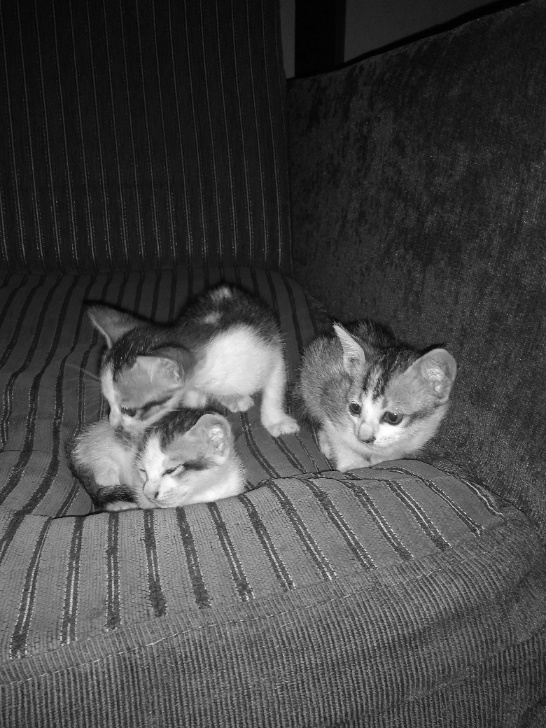
#> input picture anak kucing grey.jpg, 546 x 728 px
$ jupyter execute --allow-errors 'Histogram CLAHE.ipynb'
#> lines starting #> are read from the running program, lines starting #| are printed output that depends on the picture
# HISTOGRAM

## Contrast Limited Adaptive Histogram Equalization (CLAHE)

### Adaptif Histogram Equalisation (AHE) biasa cenderung memperbesar kontras di wilayah gambar yang hampir konstan, karena histogram di wilayah tersebut sangat terkonsentrasi. Akibatnya, AHE dapat menyebabkan noise diperkuat di daerah yang hampir konstan.

### Contrast Limited AHE (CLAHE) merupakan varian dari ekualisasi histogram adaptif dimana amplifikasi kontras dibatasi, sehingga dapat mengurangi masalah noise ini.

### Histogram asli setiap blok dipotong dari atas jika melebihi puncak yang telah ditentukan (batas klip). Porsi histogram yang berada di atas batas klip didistribusikan secara seragam di seluruh rentang piksel histogram:

### clahe = cv2.createCLAHE(clip_limit, block_size)
- Clip_limit: menginformasikan fungsi berapa banyak puncak histogram yang harus dipotong. Jika nilainya 1, maka tidak ada pemotongan yang dilakukan. Biasanya, dijaga pada 2 atau 3. Semakin tinggi batas klip, semakin diperkuat kontras lokalnya.
- block_size:  ukuran blok yang ingin Anda bagi gambarnya.

Setelah objek clahe dibuat, maka bisa digunakan perintah di bawah ini untuk memanggilnya.
### img_out = clahe.apply(img_in)
- img_out: gambar yang di hasilkan
- img_in: gambar masukkan

[cell 1]
import cv2
import matplotlib.pyplot as plt
import numpy as np

gambar=cv2.imread('anak kucing grey.jpg',0)
#> gambar is the input picture: shape (728, 546); min 0, max 255, mean 69.7
# gambar_bgr = cv2.cvtColor(gambar,cv2.COLOR_GRAY2RGB)

gambar_ekual = cv2.equalizeHist(gambar)
# rgb_ekualisasi = cv2.cvtColor(gambar_ekual,cv2.COLOR_GRAY2RGB);

gambar_hori=np.concatenate((gambar, gambar_ekual),axis=1)
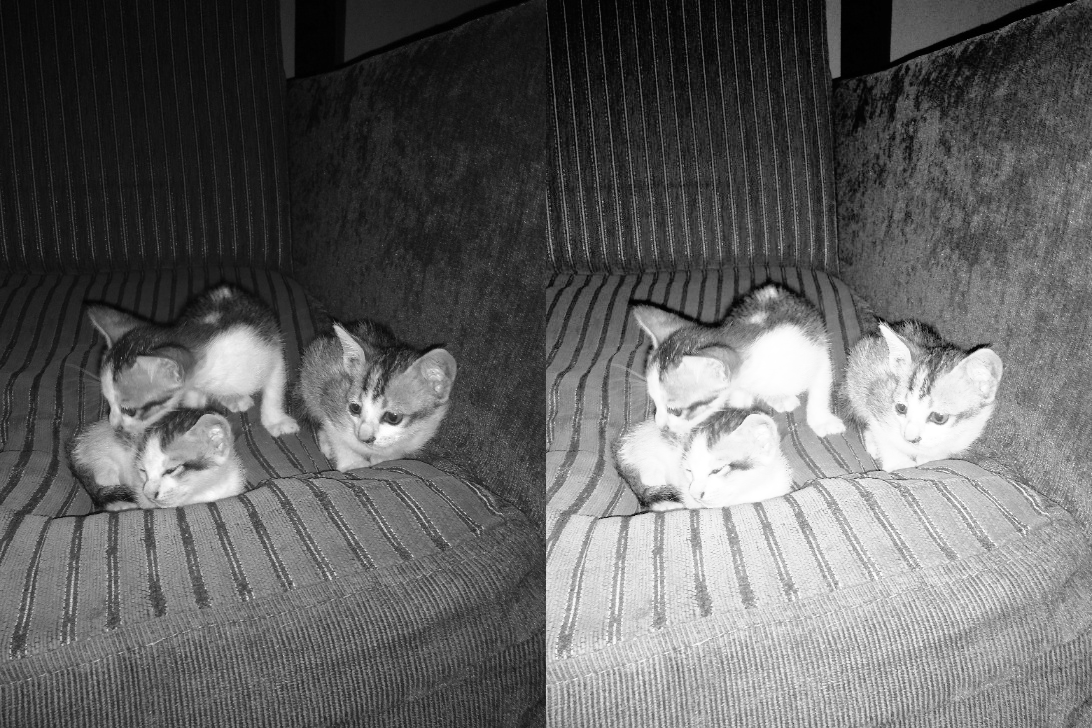
#> gambar_hori: shape (728, 1092); min 0, max 255, mean 99.1


cv2.imshow('Perbandingan Gambar Asli dan Gambar Ekualisasi',gambar_hori)

#cv2.imshow('concatenated_Verti',img_concate_Verti)
cv2.waitKey(0)
cv2.destroyAllWindows()

[cell 2]
hist1 = cv2.calcHist([gambar],[0],None,[256],[0,256])
#> hist1 = 256 values, max 7170 at index 21, min 17 at index 254, mean 1552.7
hist2 = cv2.calcHist([gambar_ekual],[0],None,[256],[0,256])
#> hist2 = 256 values, max 7170 at index 43, min 0 at index 7, mean 1552.7


plt.subplot(221), plt.plot(hist1)
plt.title('Histogram Gambar Asli')
plt.show()
#> figure, not shown here; curve peaks at x = 21, y = 7170
plt.subplot(222), plt.plot(hist2)
plt.title('Histogram Gambar Equalisasi')
plt.show()
#> figure, not shown here; curve peaks at x = 43, y = 7170

[cell 3]
clahe=cv2.createCLAHE(clipLimit=3.0, tileGridSize=(6,6))
gambar_clahe=clahe.apply(gambar)
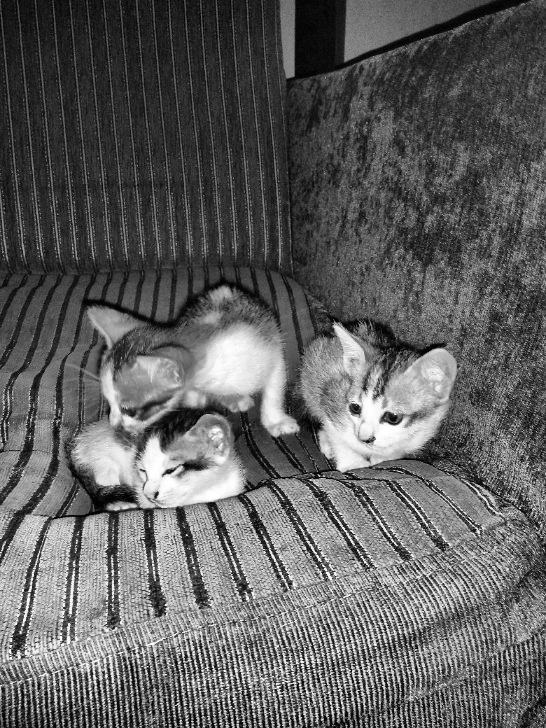
#> gambar_clahe: shape (728, 546); min 1, max 255, mean 95.6

[cell 4]
cv2.imshow('Gambar Clahe', gambar_clahe)
cv2.waitKey()
cv2.destroyAllWindows()

#> (a cell that did not finish here is left out)

[cell 6]
gambar_horz=np.concatenate((gambar,gambar_ekual,gambar_clahe),axis=1)
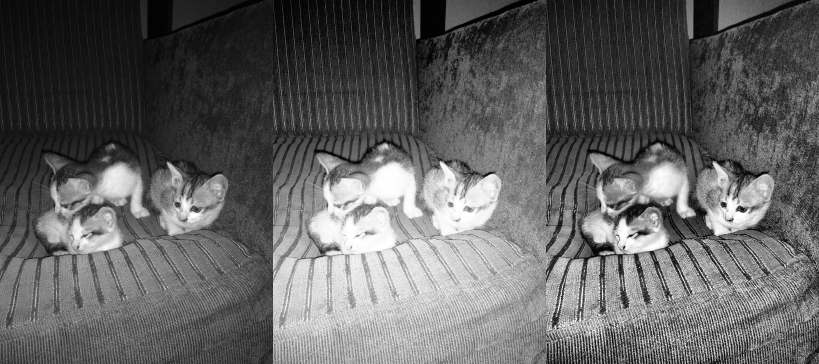
#> gambar_horz: shape (728, 1638) (shown at 1/2 size); min 0, max 255, mean 97.9
cv2.imshow('Perbandingan gambar asli, gambar Equalisasi dan gambar CLAHE', gambar_horz)
cv2.waitKey()
cv2.destroyAllWindows()

## Historam CLAHE pada Gambar Berwarna

[cell 7]
gambar = cv2.imread('anak kucing.jpg')
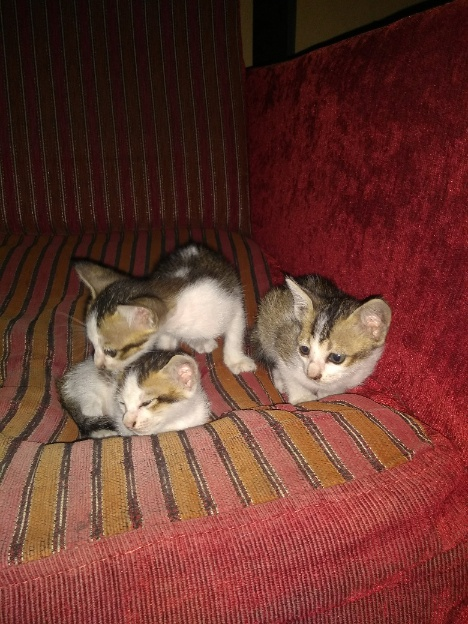
#> input picture Anak Kucing.jpg, 468 x 624 px, found by its file name
#> gambar is the input picture: shape (624, 468, 3); mean B, G, R 47.7, 56.1, 105
# gambar_asli = cv2.cvtColor(gambar,cv2.COLOR_BGR2RGB)
# plt.imshow(gambar_asli)


pisah_gambar=cv2.split(gambar)
warna=('b','g','r')

# lakukan perlukangan untuk setiap warna r,g dan b untuk histogram
for i, color in zip(pisah_gambar,warna):
    histr1=cv2.calcHist([i],[0],None,[256],[0,256])
    plt.plot(histr1,color=color)
    plt.xlim([0,256])
#> this loop made 3 passes
#> color on passes 1 to 3: 'b', 'g', 'r'
plt.title('Histogram Gambar Asli')
plt.show()
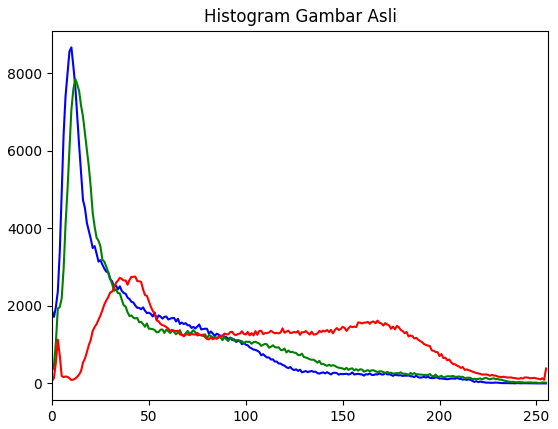
#> figure drawn by matplotlib, 1 panel; curve peaks at x = 10, y = 8662; curve peaks at x = 12, y = 7850; curve peaks at x = 43, y = 2754

cv2.imshow('Gambar Asli',gambar)
cv2.waitKey()
cv2.destroyAllWindows()

[cell 8]
pisah_gambar=cv2.split(gambar)
warna=('b','g','r')
gambar_channel=[]
for i, color in zip(pisah_gambar,warna):
    gambar_channel.append(cv2.equalizeHist(i))
    gambar_equalisasi=cv2.merge(gambar_channel)
#> this loop made 3 passes
#> pass 1, `gambar_equalisasi=cv2.merge(gambar_channel)`:
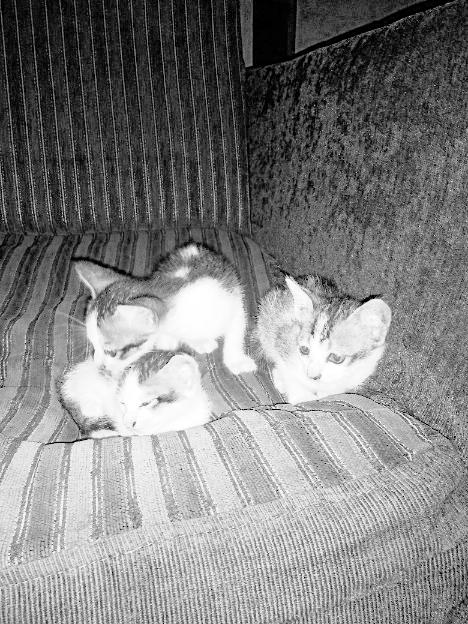
#> gambar_equalisasi: shape (624, 468); min 0, max 255, mean 128.2
#> pass 3, `gambar_equalisasi=cv2.merge(gambar_channel)`:
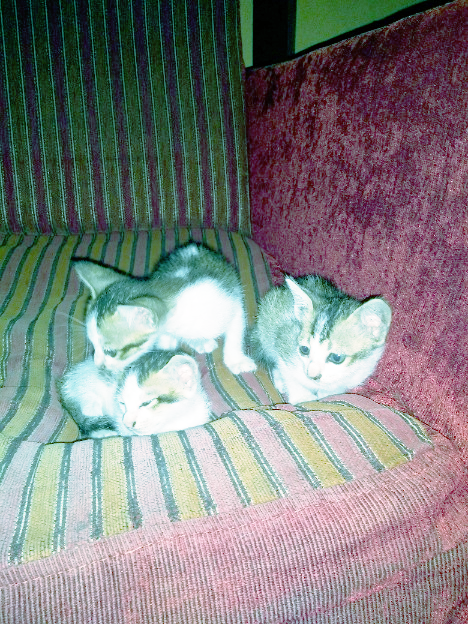
#> gambar_equalisasi: shape (624, 468, 3); mean of channels 0, 1, 2 128.2, 128.8, 128.2; drawn as B, G, R
#> after the loop, gambar_channel = 3 items

# tampilkan gambar secara horizontal

cv2.imshow('Gambar Equalisasi',gambar_equalisasi)
cv2.waitKey()
cv2.destroyAllWindows()

[cell 9]
rgb_equalisasi=cv2.cvtColor(gambar_equalisasi,cv2.COLOR_BGR2RGB)
pisah_gambar=cv2.split(rgb_equalisasi)

# lakukan perlukangan untuk setiap warna r,g dan b untuk histogram
for i, color in zip(pisah_gambar,warna):
    histr2=cv2.calcHist([i],[0],None,[256],[0,256])
    plt.plot(histr2, color=color)
    plt.xlim([0,256])

# Title untuk histogram
plt.title('Histogram Gambar Equalisasi')
# Tampilkan histogram
plt.show()
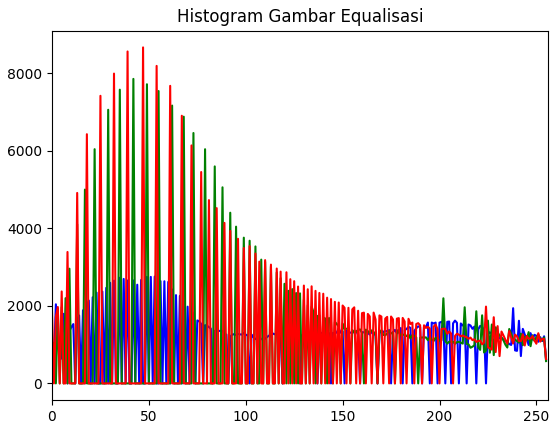
#> figure drawn by matplotlib, 1 panel; curve peaks at x = 53, y = 2754; curve peaks at x = 42, y = 7850; curve peaks at x = 47, y = 8662

[cell 10]
# Pisahkan warna pada gambar
pisah_gambar=cv2.split(gambar)

# Buat CLAHE
clahe=cv2.createCLAHE(clipLimit=3.0, tileGridSize=(6,6))
warna=('b','g','r')

gambar_cenel=[]
# Tampilkan CLAHE pada setial warna
for i,color in zip(pisah_gambar,warna):
    gambar_cenel.append(clahe.apply(i))
#> after the loop, gambar_cenel = 3 items

# Gabung chanel
gambar_clahe=cv2.merge(gambar_cenel)
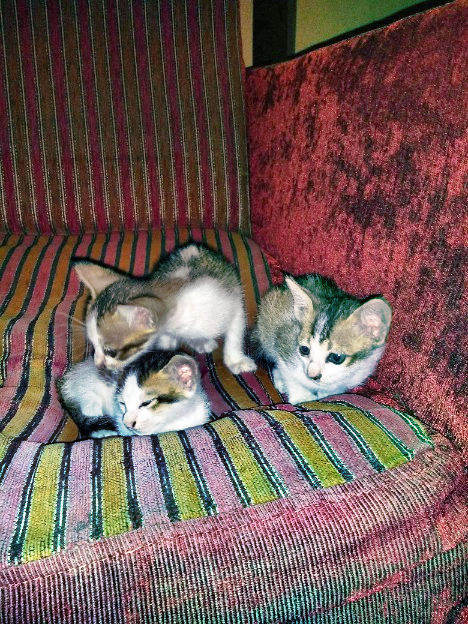
#> gambar_clahe: shape (624, 468, 3); mean of channels 0, 1, 2 85.1, 88.6, 112.6; drawn as B, G, R

# Tampilkan gambar CLAHE
cv2.imshow('Gambar CLAHE', gambar_clahe)
cv2.waitKey()
cv2.destroyAllWindows()

[cell 11]
# Atur gambar untuk tampil bersamaan secara horizontal
gambar_horz=np.concatenate((gambar,gambar_equalisasi,gambar_clahe),axis=1)
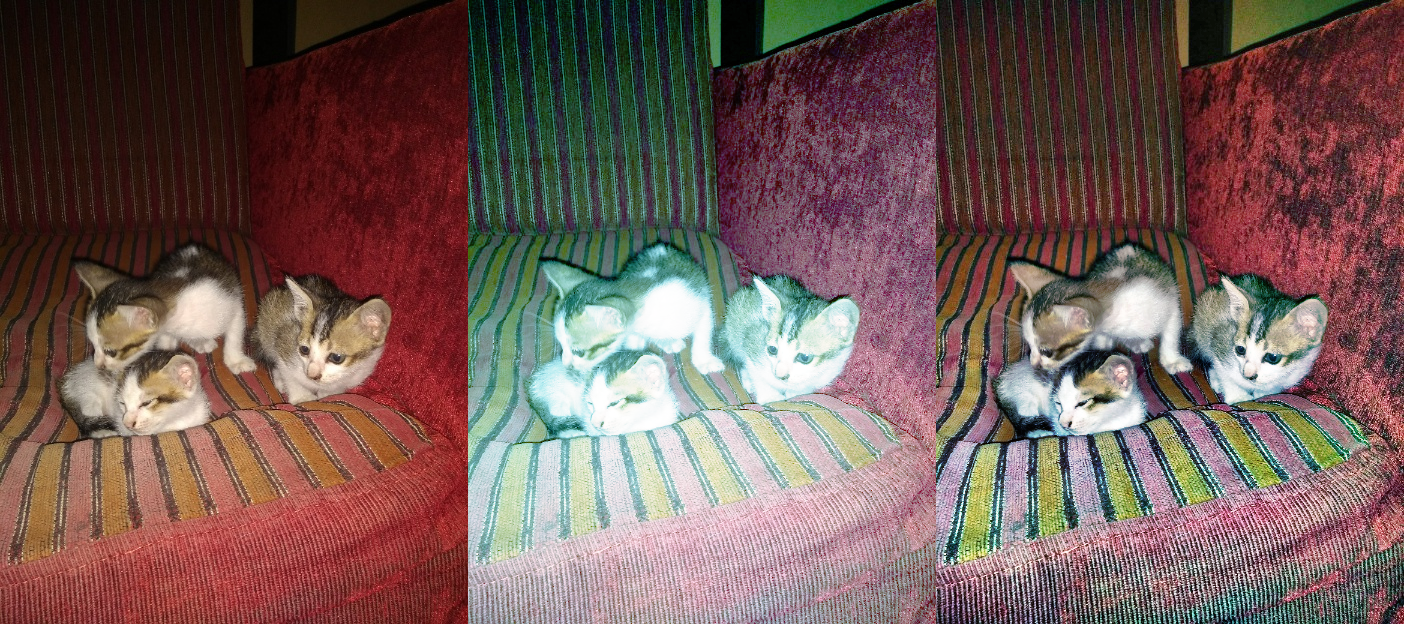
#> gambar_horz: shape (624, 1404, 3); mean B, G, R 87, 91.1, 115.2
# Tampilkan gambar
cv2.imshow('Perbandingan gambar asli, gambar Equalisasi dan gambar CLAHE', gambar_horz)
cv2.waitKey()
cv2.destroyAllWindows()
